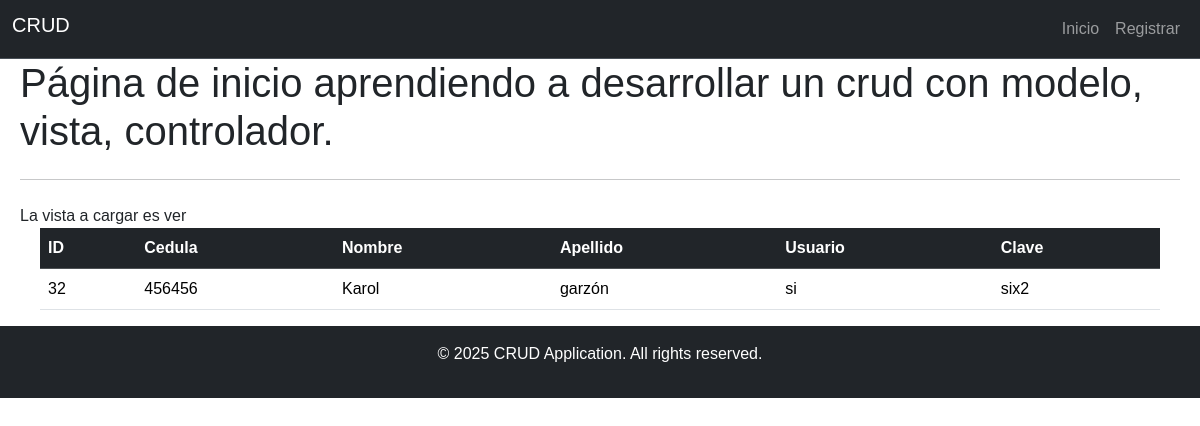
Screenshot of /?cargar=ver&id=32 with the database file from the repository.
### tables this page shows
CREATE TABLE `personitas` (
  `id` int(11) NOT NULL,
  `cedula` bigint(20) NOT NULL,
  `nombres` varchar(50) NOT NULL,
  `apellidos` varchar(50) NOT NULL,
  `usuario` varchar(20) NOT NULL,
  `clave` varchar(20) NOT NULL
);

### modelos/conexion.php (called while the page is built, shortened)
<?php
    Class Conexion{
        private $con;
        public function __construct(){
            $this -> host = "localhost";
            $this -> user = "root";
            $this -> pass = "";
            $this -> bd = "personas";
            $this -> con = mysqli_connect($this -> host, $this -> user, $this -> pass,$this -> bd);
        }
        public function consulta_retorno($sql){
            $consulta = mysqli_query($this -> con, $sql);
            return $consulta;
        }
    }
?>

### controladores/ctr_personas.php (called while the page is built, shortened)
<?php
    include_once("modelos/persona.php");
    class ControladorPersona{
        private $persona;
        public function __construct(){
            $this -> persona = new Persona();
        }
        public function ver($id){
            $this -> persona -> set("id", $id);
            return $this -> persona -> ver();
        }
    }
?>

### modelos/persona.php (called while the page is built, shortened)
<?php
    include_once("conexion.php");
    class Persona{
        private $id;
        private $con;
        public function __construct(){
            $this -> con = new Conexion();
        }
        public function set($atributo, $contenido){
            return $this -> $atributo = $contenido;
        }
        public function ver(){
            $sql = "SELECT * FROM personitas WHERE id = {$this -> id}";
            $resultado = $this -> con -> consulta_retorno($sql);
            $reg = mysqli_fetch_assoc($resultado);
            return $reg;
        }
    }
?>

### vistas/ver.php (the view, shortened to what this page needs)
<?php
    $controlador = new ControladorPersona();
    if(isset($_GET["id"])){
        $registro = $controlador -> ver($_GET["id"]);
    } else {
        header("Location:index.php");
    }
?>
<!DOCTYPE html>
<html lang="en">
<head>
    <link href="https://cdn.jsdelivr.net/npm/bootstrap@5.3.3/dist/css/bootstrap.min.css" rel="stylesheet">
    <link rel="stylesheet" href="CSS/styles.css">
</head>
<body>
    <main class="main__container">
        <div class="table__section">
            <table class="table">
                <thead class="table-dark">
                    <th>ID</th>
                    <th>Cedula</th>
                    <th>Nombre</th>
                    <th>Apellido</th>
                    <th>Usuario</th>
                    <th>Clave</th>
                </thead>
                <tbody>
                    <?php
                        echo "<td>" . $registro["id"] . "</td>";
                        echo "<td>" . $registro["cedula"] . "</td>";
                        echo "<td>" . $registro["nombres"] . "</td>";
                        echo "<td>" . $registro["apellidos"] . "</td>";
                        echo "<td>" . $registro["usuario"] . "</td>";
                        echo "<td>" . $registro["clave"] . "</td>";
                    ?>
                </tbody>
            </table>
        </div>
    </main>
</body>
</html>

### CSS/styles.css (style rules this page uses)
* { padding: 0; margin: 0; box-sizing: border-box; font-family: sans-serif; }
body { background-color: white !important; }
.main__container { background-color: white !important; margin: 0 20px; }

### rows the page displays
personitas: id "32", cedula "456456", nombres "Karol", apellidos "garzón", usuario "si", clave "six2"

### other values shown
$vista "ver"
